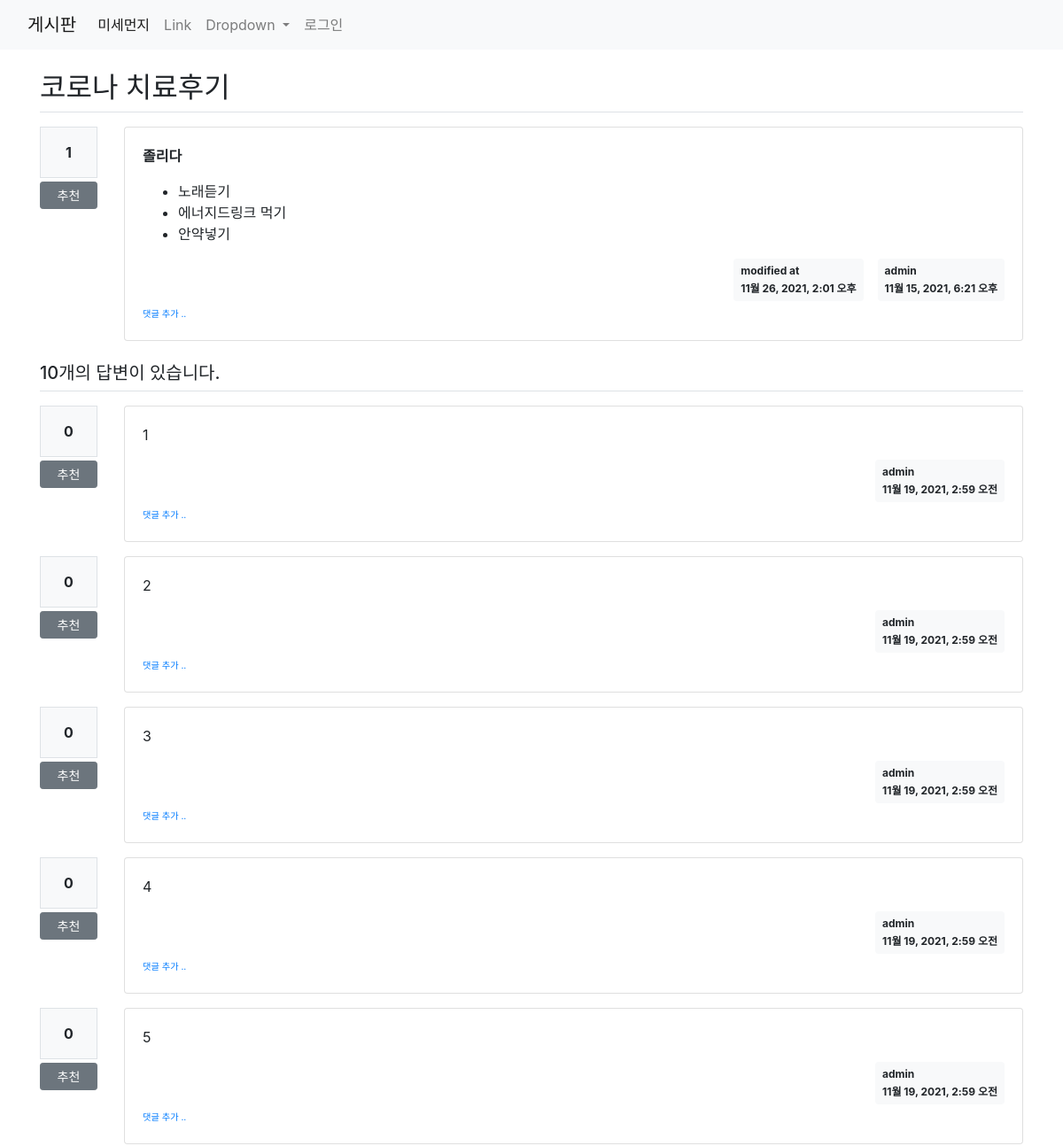
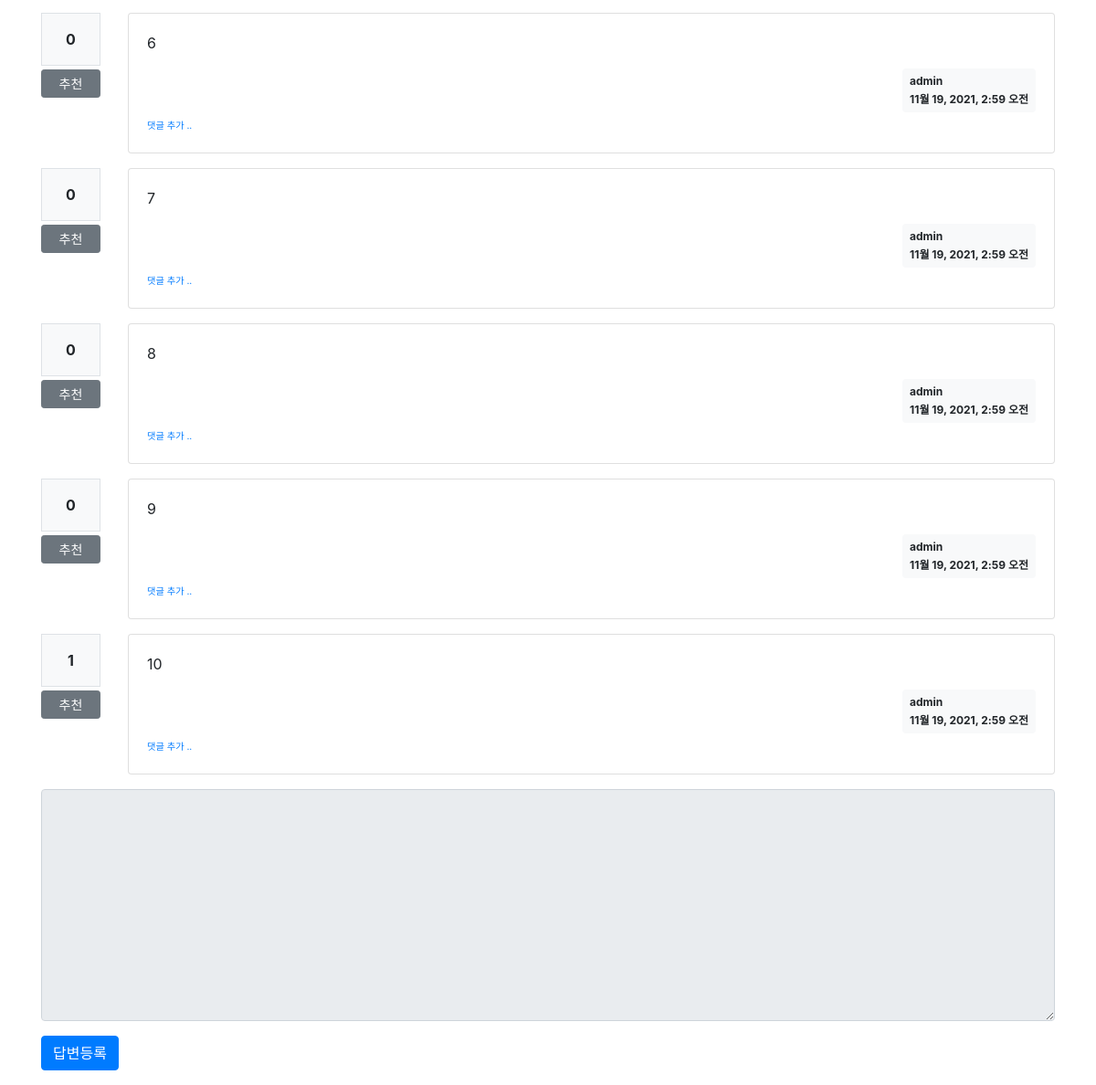
The page /pybo/22/ on the database its author committed (2 pictures, top to bottom).
### pybo/models.py (models this page shows, shortened)
class Question(models.Model):
    author = models.ForeignKey(User, on_delete=models.CASCADE, related_name='author_question')
    subject = models.CharField(max_length=200)
    content = models.TextField()
    create_date = models.DateTimeField()
    modify_date = models.DateTimeField(null=True, blank=True)
    voter = models.ManyToManyField(User, related_name='voter_question')  # 추천인 추가

class Answer(models.Model):
    author = models.ForeignKey(User, on_delete=models.CASCADE, related_name='author_answer')
    question = models.ForeignKey(Question, on_delete=models.CASCADE)
    content = models.TextField()
    create_date = models.DateTimeField()
    modify_date = models.DateTimeField(null=True, blank=True)
    voter = models.ManyToManyField(User, related_name='voter_answer')

### pybo/views/base_views.py (the view)
def detail(request, question_id):
    question = get_object_or_404(Question, pk=question_id)
    context = {'question': question}
    return render(request, 'pybo/question_detail.html', context)

### pybo/templatetags/pybo_filter.py (called while the page is built)
@register.filter()
def mark(value):
    extensions = ["nl2br", "fenced_code"]
    return mark_safe(markdown.markdown(value, extensions=extensions))

### templates/pybo/question_detail.html (shortened to what this page needs)
{% extends 'base.html' %}
{% load pybo_filter %}
{% block content %}
<div class="container my-3">
    <h2 class="border-bottom py-2">{{ question.subject }}</h2>
    <div class="row my-3">
        <div class="col-1">
            <div class="bg-light text-center p-3 border font-weight-bolder mb-1">{{question.voter.count}}</div>
            <a href="#" data-uri="{% url 'pybo:vote_question' question.id  %}"
               class="recommend btn btn-sm btn-secondary btn-block my-1">추천</a>
        </div>
        <div class="col-11">
    <div class="card">
        <div class="card-body">
            <div class="card-text">{{ question.content|mark }}</div>
            <div class="d-flex justify-content-end">
                {% if question.modify_date %}
        <div class="badge badge-light p-2 text-left mx-3">
            <div class="mb-2">modified at</div>
            <div>{{ question.modify_date }}</div>
        </div>
        {% endif %}
                <div class="badge badge-light p-2 text-left">
                    <div class="mb-2">{{ question.author.username }}</div>
                    <div>{{ question.create_date }}</div>
                </div>
            </div>
    <div>
        <a href="{% url 'pybo:comment_create_question' question.id  %}"
           class="small"><small>댓글 추가 ..</small></a>
    </div>
        </div>
    </div>
            </div>
    </div>
    <h5 class="border-bottom my-3 py-2">{{question.answer_set.count}}개의 답변이 있습니다.</h5>
    {% for answer in question.answer_set.all %}
    <div class="row my-3">
    <div class="col-1">
        <div class="bg-light text-center p-3 border font-weight-bolder mb-1">{{answer.voter.count}}</div>
        <a href="#" data-uri="{% url 'pybo:vote_answer' answer.id  %}"
            class="recommend btn btn-sm btn-secondary btn-block my-1">추천</a>
    </div>
    <div class="col-11">
    <div class="card">
        <div class="card-body">
            <div class="card-text">{{ answer.content|mark }}</div>
            <div class="d-flex justify-content-end">
                <div class="badge badge-light p-2 text-left">
                    <div class="mb-2">{{ answer.author.username }}</div>
                    <div>{{ answer.create_date }}</div>
                </div>
            </div>
        <div>
            <a href="{% url 'pybo:comment_create_answer' answer.id  %}"
               class="small"><small>댓글 추가 ..</small></a>
        </div>
        </div>
    </div>
         </div>
</div>
    {% endfor %}
    <form action="{% url 'pybo:answer_create' question.id %}" method="post" class="my-3">
        <div class="form-group">
            <textarea {% if not user.is_authenticated %}disabled{% endif %}
              name="content" id="content" class="form-control" rows="10"></textarea>
        </div>
        <input type="submit" value="답변등록" class="btn btn-primary">
    </form>
</div>
{% endblock %}

### rows shown on the page
Question: subject "코로나 치료후기", voter.count "1", content|mark "졸리다 노래듣기 에너지드링크 먹기 안약넣기", modify_date "11월 26, 2021, 2:01 오후", author.username "admin", create_date "11월 15, 2021, 6:21 오후", answer_set.count "10"
Answer: voter.count "0", content|mark "1", author.username "admin", create_date "11월 19, 2021, 2:59 오전"
Answer: voter.count "0", content|mark "2", author.username "admin", create_date "11월 19, 2021, 2:59 오전"
Answer: voter.count "0", content|mark "3", author.username "admin", create_date "11월 19, 2021, 2:59 오전"
Answer: voter.count "0", content|mark "4", author.username "admin", create_date "11월 19, 2021, 2:59 오전"
Answer: voter.count "0", content|mark "5", author.username "admin", create_date "11월 19, 2021, 2:59 오전"
Answer: voter.count "0", content|mark "6", author.username "admin", create_date "11월 19, 2021, 2:59 오전"
Answer: voter.count "0", content|mark "7", author.username "admin", create_date "11월 19, 2021, 2:59 오전"
Answer: voter.count "0", content|mark "8", author.username "admin", create_date "11월 19, 2021, 2:59 오전"
Answer: voter.count "0", content|mark "9", author.username "admin", create_date "11월 19, 2021, 2:59 오전"
Answer: voter.count "1", content|mark "10", author.username "admin", create_date "11월 19, 2021, 2:59 오전"
